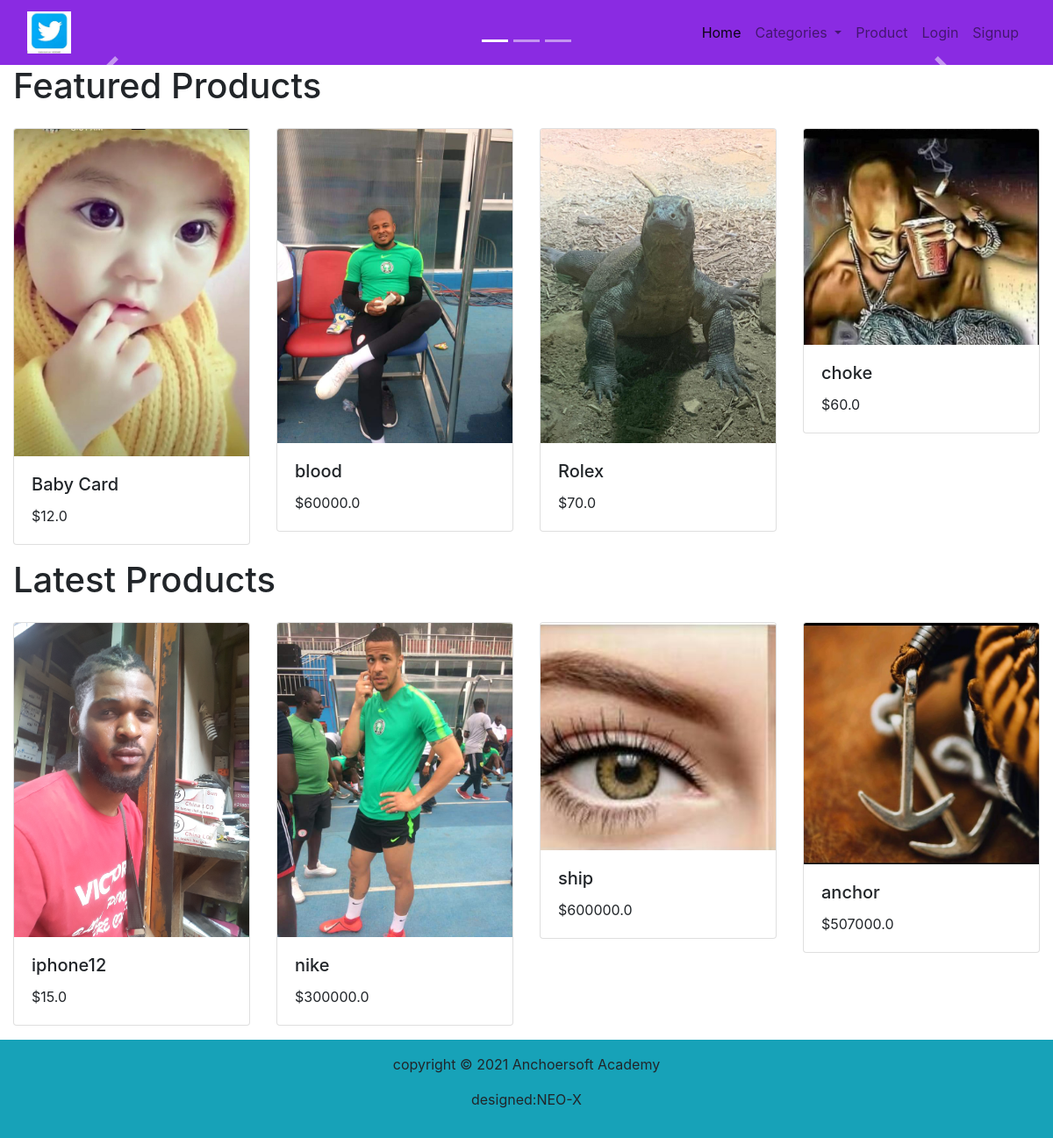
The page / on the database its author committed.
### sexyyapp/models.py (models this page shows, shortened)
class Product(models.Model):
    category = models.ForeignKey(Category, on_delete=models.CASCADE)
    name = models.CharField(max_length=70)
    price = models.FloatField()
    image = models.ImageField(upload_to='products', default='pix.jpg')
    description = models.TextField()
    featured = models.BooleanField()
    latest = models.BooleanField()
    available = models.BooleanField()
    min = models.IntegerField(default=1)
    max = models.IntegerField(default=20)

### sexyyapp/views.py (the view)
# urls.py: path('', views.index, name='index'),
def index(request):
    featured = Product.objects.filter(featured=True, available=True)
    latest = Product.objects.filter(latest=True)
    context = {
        'featured':featured,
        'latest':latest,
    }
    return render(request, 'index.html',context)

### sexyyapp/context_processor.py (called while the page is built)
def cartread(request):
    cart = ShopCart.objects.filter(user__username=request.user.username, paid_order=False)
    cartreader = 0
    for item in cart:
        cartreader += item.quantity
    context = {
        'cartreader':cartreader
    }
    return context

def dropdown(request):
    categories = Category.objects.all()
    context = {
        'categories':categories
    }
    return context

### sexyyapp/templates/index.html (shortened to what this page needs)
{% extends 'base.html' %}
{% block banner %} {% include "banner.html" %} {% endblock banner %}
{% block content %}
  <div class="container-fluid">
    <h1>Featured Products</h1>
    <div class="row">
        {% if featured %}
          {% for item in featured %}
              <div class="col-12 col-sm-12 col-md-6 col-lg-3 mt-3 mb-3 w-25">
                <div class="card">
                  <img src="{{item.image.url}}" class="card-img-top">
                  <div class="card-body">
                    <h5 class="card-title">{{item.name}}</h5>
                    <p class="card-text">${{item.price}}</p>
                  </div>
                </div>
              </div>
          {% endfor %}
        {% endif %}
    </div>
  </div>
  <div class="container-fluid">
    <h1>Latest Products</h1>
      <div class="row">
        {% if latest %}
          {% for item in latest %}
          <div class="col-12 col-sm-12 col-md-6 col-lg-3 mt-3 mb-3 w-25">
            <div class="card">
              <img src="{{item.image.url}}" class="card-img-top">
              <div class="card-body">
                <h5 class="card-title">{{item.name}}</h5>
                <p class="card-text">${{item.price}}</p>
              </div>
            </div>
          </div>
          {% endfor %}
        {% endif %}
      </div>
  </div>
{% endblock content %}

### sexyyapp/templates/base.html (shortened to what this page needs)
<!doctype html>
{% load static %}
<html lang="en">
  <head>
    <link rel="stylesheet" href="https://stackpath.bootstrapcdn.com/bootstrap/4.4.1/css/bootstrap.min.css">
    <link rel="stylesheet" href="{% static 'css/style.css' %}">
  </head>
  <body>
     <nav class="navbar navbar-expand-lg navbar-light ">
         <div class="container-fluid">
          <a class="navbar-brand" href="#"><img src="{%  static '' %}pics/tw2.jpg" width="50px" alt="..."></a>
          <div class="collapse navbar-collapse" id="navbarSupportedContent">
            <ul class="navbar-nav ml-auto">
              <li class="nav-item active">
                <a class="nav-link active" href="{% url 'index' %}">Home <span class="sr-only">(current)</span></a>
              </li>
              <li class="nav-item dropdown">
                <a class="nav-link dropdown-toggle" href="#" id="navbarDropdown" role="button" data-toggle="dropdown" aria-haspopup="true" aria-expanded="false">
                  Categories
                </a>
              </li>
              <li class="nav-item">
                  <a class="nav-link" href="{% url 'products' %}">Product</a>
              </li>
              {% if user.is_authenticated %}
              <li class="nav-item">
                  <a class="nav-link" href="{% url 'logoutt' %}">Logout</a>
              </li>
              <li class="nav-item">
                  <a class="nav-link" href="{% url 'password' %}">
                    {% if user %}
                      {{request.user.username}}
                    {% endif %}
                  </a>
              </li>
              <li class="nav-item">
                  <a class="nav-link" href="{% url 'cart' %}">
                  <li class="nav-item">
                    <span class="badge badge-info">
                    <svg xmlns="http://www.w3.org/2000/svg" width="16" height="16" fill="currentColor" class="bi bi-cart-check-fill" viewBox="0 0 16 16">
                      <path d="M.5 1a.5.5 0 0 0 0 1h1.11l.401 1.607 1.498 7.985A.5.5 0 0 0 4 12h1a2 2 0 1 0 0 4 2 2 0 0 0 0-4h7a2 2 0 1 0 0 4 2 2 0 0 0 0-4h1a.5.5 0 0 0 .491-.408l1.5-8A.5.5 0 0 0 14.5 3H2.89l-.405-1.621A.5.5 0 0 0 2 1H.5zM6 14a1 1 0 1 1-2 0 1 1 0 0 1 2 0zm7 0a1 1 0 1 1-2 0 1 1 0 0 1 2 0zm-1.646-7.646-3 3a.5.5 0 0 1-.708 0l-1.5-1.5a.5.5 0 1 1 .708-.708L8 8.293l2.646-2.647a.5.5 0 0 1 .708.708z"/>
                    </svg>
                    {% if cartreader > 0 %}
                        <span class="badge badge-warning">{{cartreader}}</span>
                    {% else %}
                        <span class="badge badge-warning">0</span>
                    {% endif %}
                  </span>
                </li>
              </a>
              </li>
              {% else %}
              <li class="nav-item">
                  <a class="nav-link" href="{% url 'loginform' %}">Login</a>
              </li>
              <li class="nav-item">
                  <a class="nav-link" href="{% url 'signupform' %}">Signup</a>
              </li>
              {% endif %}
            </ul>
        </div>
      </nav>
      {% block banner %} {% endblock banner %}
      {% block content %}
      {% endblock content %}
    <div class="containter-fluid text-center bg-info p-3 ml 50%">
      <p>copyright &copy; 2021 Anchoersoft Academy</p>
      <a href=""></a><p>designed:NEO-X</p>
    </div>
  </body>
</html>

### sexyyapp/templates/banner.html (shortened to what this page needs)
<div class="container fluid">
    <div id="carouselExampleCaptions" class="carousel slide" data-ride="carousel">
        <ol class="carousel-indicators">
          <li data-target="#carouselExampleCaptions" data-slide-to="0" class="active"></li>
          <li data-target="#carouselExampleCaptions" data-slide-to="1"></li>
          <li data-target="#carouselExampleCaptions" data-slide-to="2"></li>
        </ol>
        <a class="carousel-control-prev" href="#carouselExampleCaptions" role="button" data-slide="prev">
          <span class="carousel-control-prev-icon" aria-hidden="true"></span>
        </a>
        <a class="carousel-control-next" href="#carouselExampleCaptions" role="button" data-slide="next">
          <span class="carousel-control-next-icon" aria-hidden="true"></span>
        </a>
       </div>
</div>

### sexyyapp/static/css/style.css (style rules this page uses)
.navbar { background-color: blueviolet; }
#navbarSupportedContent a { float: right; }

### rows shown on the page
Product: image (picture), name "Baby Card", price "12.0"
Product: image (picture), name "blood", price "60000.0"
Product: image (picture), name "Rolex", price "70.0"
Product: image (picture), name "choke", price "60.0"
Product: image (picture), name "iphone12", price "15.0"
Product: image (picture), name "nike", price "300000.0"
Product: image (picture), name "ship", price "600000.0"
Product: image (picture), name "anchor", price "507000.0"
